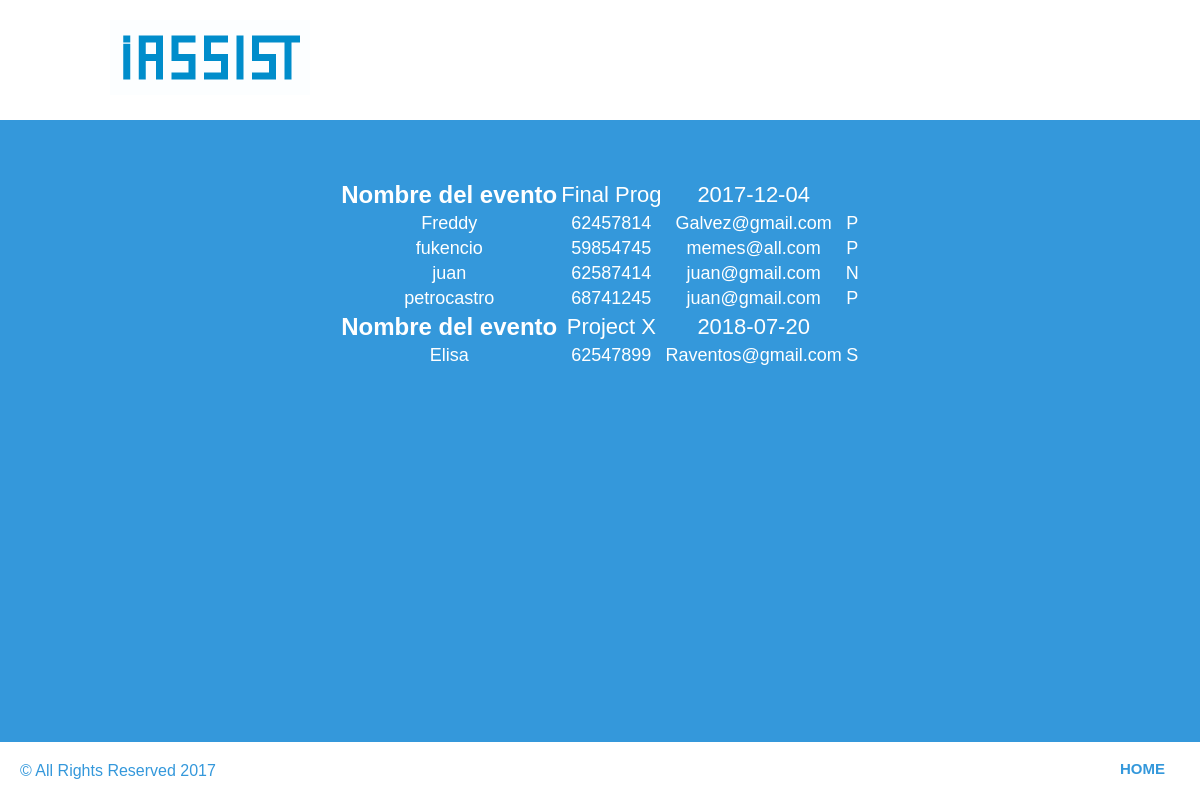
The page /view (signed in) on the database its author committed.
### app.py (models this page shows, shortened)
class event(db.Model):
    id = Column(Integer, primary_key=True)
    name_event = Column(String(40), nullable=False)
    date_event = Column(String(10))
    user_id =(Integer, ForeignKey('User.id'))

class User(db.Model):
    id = Column(Integer, primary_key=True)
    name = Column(String(20), nullable=False)
    email = Column(String(40), nullable=False)
    phone = Column(String(8))
    event = Column(Integer, ForeignKey('event.id'))
    estado = Column(String(1))

### app.py (the view)
@app.route('/view')
def view():
    if not session.get('logged_in'):
        return render_template('login.html')
    else:
        return render_template('view.html', events=event.query.all(), users=User.query.all())

### templates/view.html (shortened to what this page needs)
<!DOCTYPE html>
<html lang="en">
<head>
    <link rel="stylesheet" href="/static/style.css" type="text/css">
</head>
<body>
    <header>
        <div class="wrapper">
            <div class="logo"></div>
        </div>
    </header>
<table class="view">
    <tbody>
    {%for event in events %}
    <tr>
        <th class="one">Nombre del evento</th>
        <td class="two">{{ event.name_event  }}</td>
        <td class="three">{{ event.date_event }}</td>
        {%for User in users %}
            {%if User.event == event.id%}
                <tr>
                    <td>{{ User.name }}</td>
                    <td>{{ User.phone }}</td>
                    <td>{{ User.email }}</td>
                    <td>{{ User.estado }}</td>
                </tr>
            {%endif%}
        {% endfor %}
    </tr>
    {% endfor %}
    </tbody>
</table>
	<footer id="main-footer">
		<p>&copy; All Rights Reserved 2017</p>
        <nav>
        	<a href="{{ url_for('inicio') }}">HOME</a>
        </nav>
	</footer>
</body>
</html>

### static/style.css (style rules this page uses)
header { width:100%; left: 0; top: 0; height: 120px; position: fixed; overflow:hidden; background:#ffffff; margin-bottom:20px; font-family:"Trebuchet MS", Arial, Helvetica, sans-serif; }
.wrapper { width:90%; max-width:1000px; margin:auto; overflow:hidden; }
header .logo { background: url("../static/logo.jpg") no-repeat; float: left; color: transparent; width: 200px; height: 75px; background-size: 200px 75px; margin-left: 10px; margin-right: 40px; margin-top: 20px; }
#main-footer nav { position: fixed; bottom: 30px; right: 10px; line-height:normal; height: 10px; }
#main-footer nav a { color:#3498DB; text-decoration:none; padding:15px 25px; font-size:15px; font-weight:bold; -webkit-transition:all 500ms ease; -o-transition:all 500ms ease; transition:all 500ms ease; }
body { font-family: Arial; background-color: #3498DB; padding: 50px; }
#main-footer { background: #ffffff; color: #3498DB; text-align: left; padding: 20px; margin-top: 400px; left: 0px; right: 0px; bottom: 0px; position:fixed; font-family:"Trebuchet MS", Arial, Helvetica, sans-serif; }
#main-footer p { margin: 0; }
#main-footer a { color: white; }
.view { margin-bottom: 20px; text-align: center; color: #ffffff; font-family:"Trebuchet MS", Arial, Helvetica, sans-serif; font-weight:500; font-size:18px; margin: 120px auto; }
.one { font-size:24px; font-weight:600; margin: 100px auto; }
.two { font-size:22px; font weight:550; }
.three { font-size:22px; font weight:550; }

### rows shown on the page
event: name_event "Final Prog", date_event "2017-12-04"
User: name "Freddy", phone "62457814", email "Galvez@gmail.com", estado "P"
User: name "fukencio", phone "59854745", email "memes@all.com", estado "P"
User: name "juan", phone "62587414", email "juan@gmail.com", estado "N"
User: name "petrocastro", phone "68741245", email "juan@gmail.com", estado "P"
event: name_event "Project X", date_event "2018-07-20"
User: name "Elisa", phone "62547899", email "Raventos@gmail.com", estado "S"
